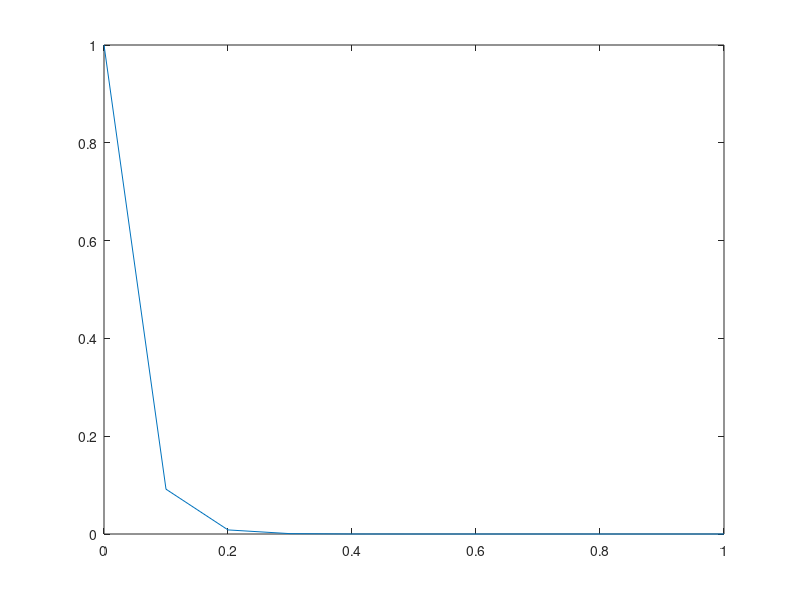
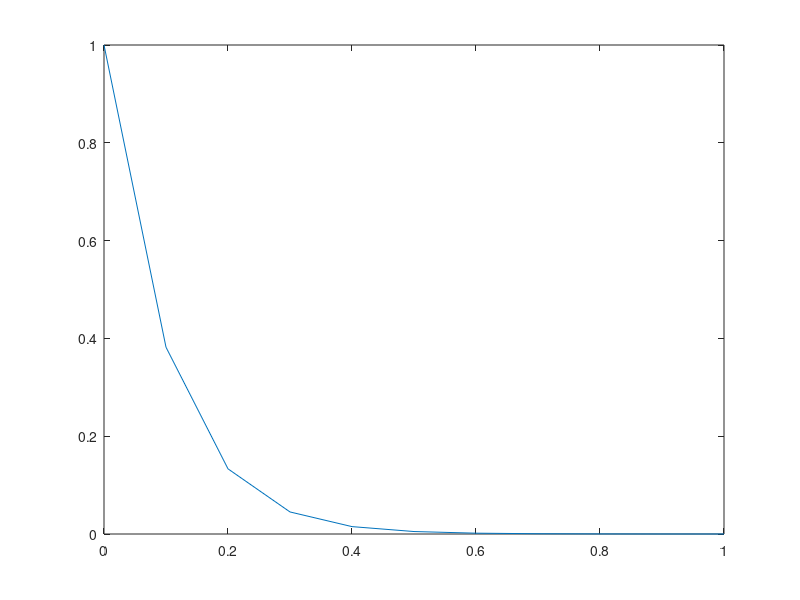

Source code (MATLAB) for these figures, in order:
clear all
% y' = -100y+y^2
% bound and step size
a = 0;
b = 1;
h = 0.1;
h_2 = 0.02;
h_3 = 0.001;
x = a:h:b;
% initial value y0 = 1
y(1) = 1;
% y(i+1) = y(i)+h*-100(yi+1)+(yi+1)^2)
% 0 = y(i)+h*-100(yi+1)+(yi+1)^2-y(i+1)
% define y(i+1) as Y

options = optimset('TolX',1e-10);
for i =1:length(x)-1
    y(i+1) = fzero(@(Y) y(i)+ h*-100*Y+Y*(Y-1),y(i),options);
end

figure(1)
plot(x,y)

for i =1:length(x)-1
    y(i+1) = fzero(@(Y) y(i)+ h_2*-100*Y+Y*Y-Y,y(i),options);
end

figure(2)
plot(x,y)

